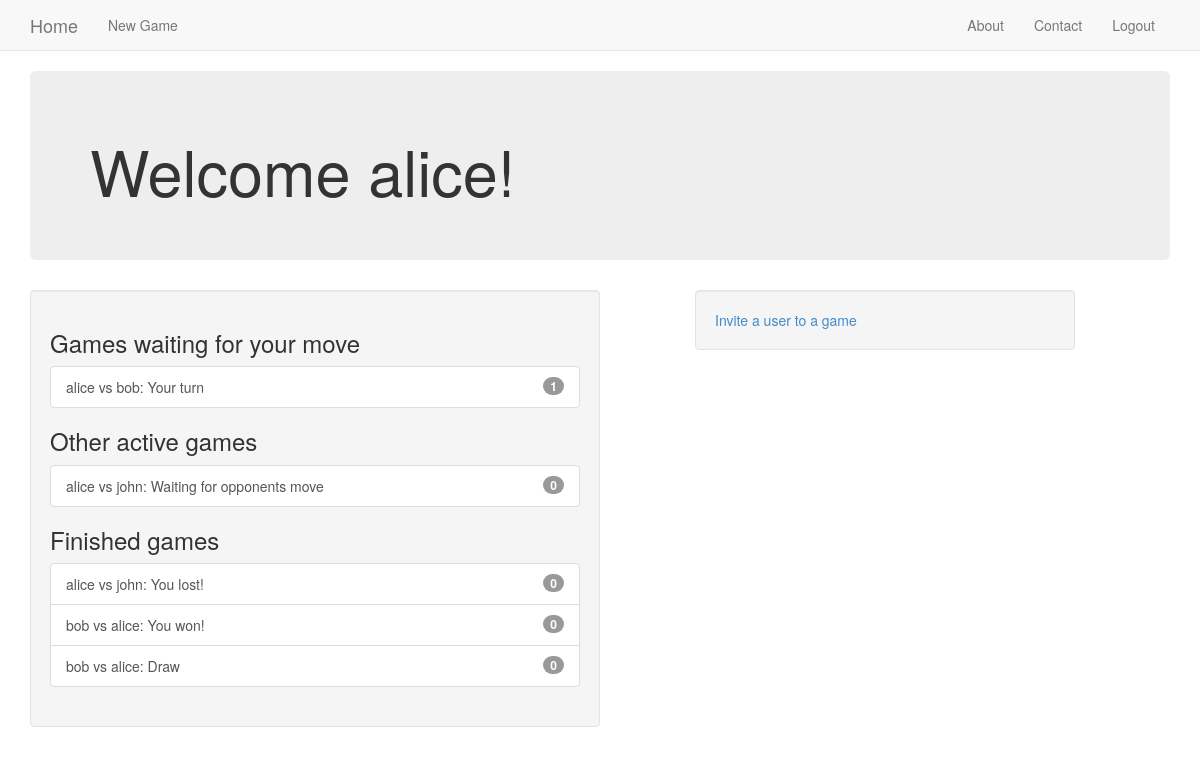
/user/home (signed in), run on the app's committed database.
### tictactoe/models.py (models this page shows)
class Game(models.Model):
    first_player = models.ForeignKey(User, related_name='games_first_player')
    second_player = models.ForeignKey(User, related_name='games_second_player')
    next_to_move = models.ForeignKey(User, related_name='games_to_move')
    start_time = models.DateTimeField(auto_now_add=True)
    last_active = models.DateTimeField(auto_now=True)
    status = models.CharField(max_length=1, default='A', choices=STATUS_CHOICES)
    objects = GamesManager()  # sets a new manager for this class.
    def __str__(self):
        return '{} vs {}'.format(self.first_player, self.second_player)

### user/views.py (the view)
@login_required()
def home(request):
    my_games = Game.objects.games_for_user(request.user)
    active_games = my_games.filter(status='A')
    finished_games = my_games.exclude(status='A')
    waiting_games = active_games.filter(next_to_move=request.user)
    other_games = active_games.exclude(next_to_move=request.user)
    invitations = request.user.invitations_received.all()
    context = {'other_games': other_games,
               'waiting_games': waiting_games,
               'finished_games': finished_games,
               'invitations': invitations}
    return render(request, 'user/home.html', context)

### tictactoe/models.py (called while the page is built)
    def games_for_user(self, user):
        return super(GamesManager, self).get_queryset().filter(
            Q(first_player_id=user.id) | Q(second_player_id=user.id)
        )  # this query returns all games where the user is either 1stP or 2ndP

### user/templates/user/home.html (shortened to what this page needs)
{% extends 'base.html' %}
{% block content %}
    <div class="jumbotron">
        <h1>Welcome {{ user.username }}!</h1>
    </div>
    <div class="well col-md-6">
        {% include 'tictactoe/game_list_snippet.html' with header='Games waiting for your move' games_list=waiting_games %}
        {% include 'tictactoe/game_list_snippet.html' with header='Other active games' games_list=other_games %}
        {% include 'tictactoe/game_list_snippet.html' with header='Finished games' games_list=finished_games %}
    </div>
    <div class="well col-sm-4 col-sm-push-1">
        <a href="{% url 'tictactoe:invite' %}">Invite a user to a game</a>
    </div>
{% endblock %}

### tictactoe/templates/tictactoe/game_list_snippet.html
<h3 class="panel-header">{{ header }}</h3>
<div class="list-group" >
    {% for game in games_list %}
        <a class="list-group-item" href="#">
            {{ game }}:
            {% if game.status == "A" %}
                {% if game.next_to_move == user %}Your turn{% else %}Waiting for opponents move{% endif %}
            {% elif game.status == "D" %}
                Draw
            {% elif game.status == "F" and user == game.first_player %}
                You won!
            {% elif game.status == "S" and user == game.second_player %}
                You won!
            {% else %}
                You lost!
            {% endif %}
            <span class="badge">{{ game.move_set.count }}</span></a>
    {% empty %}
        <span class="list-group-item">No games available.</span>
    {% endfor %}
</div>

### data on the page
Game: first_player+second_player "alice vs bob", status "Your turn", move_set.count "1"
Game: first_player+second_player "alice vs john", status "Waiting for opponents move", move_set.count "0"
Game: first_player+second_player "alice vs john", status "You lost!", move_set.count "0"
Game: first_player+second_player "bob vs alice", status "You won!", move_set.count "0"
Game: first_player+second_player "bob vs alice", status "Draw", move_set.count "0"

### other printed values
{{ user.username }} "alice"
{{ header }} "Games waiting for your move Other active games Finished games"
